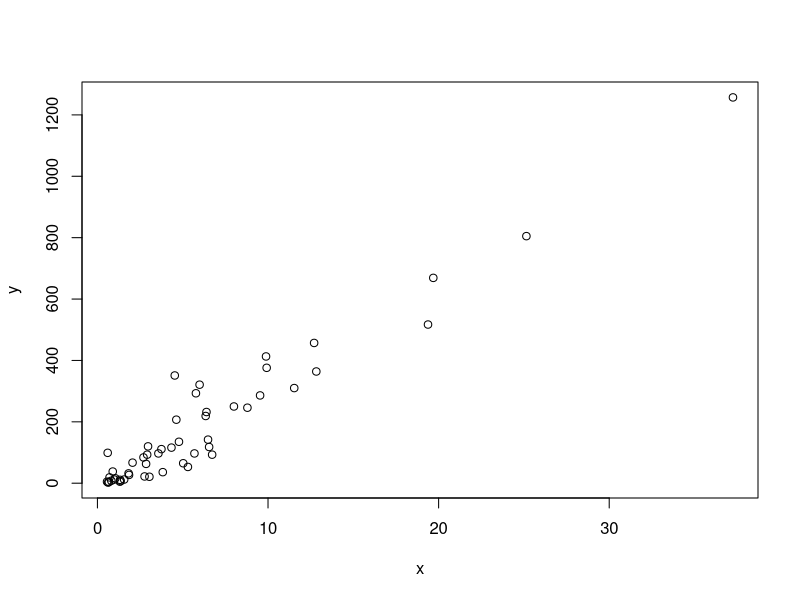
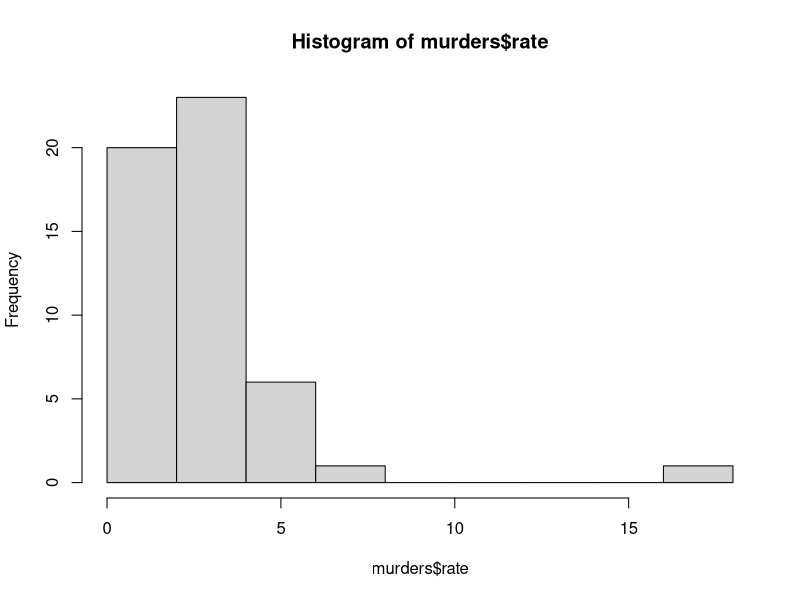
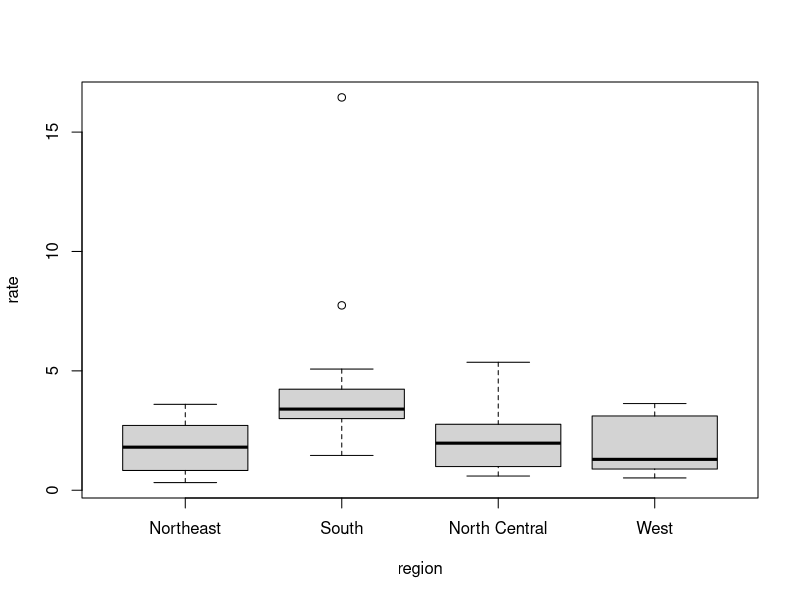
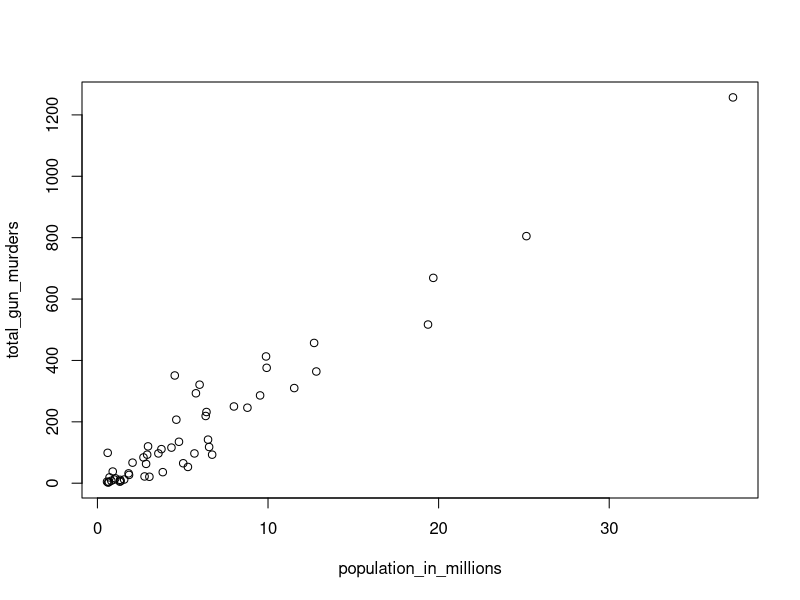
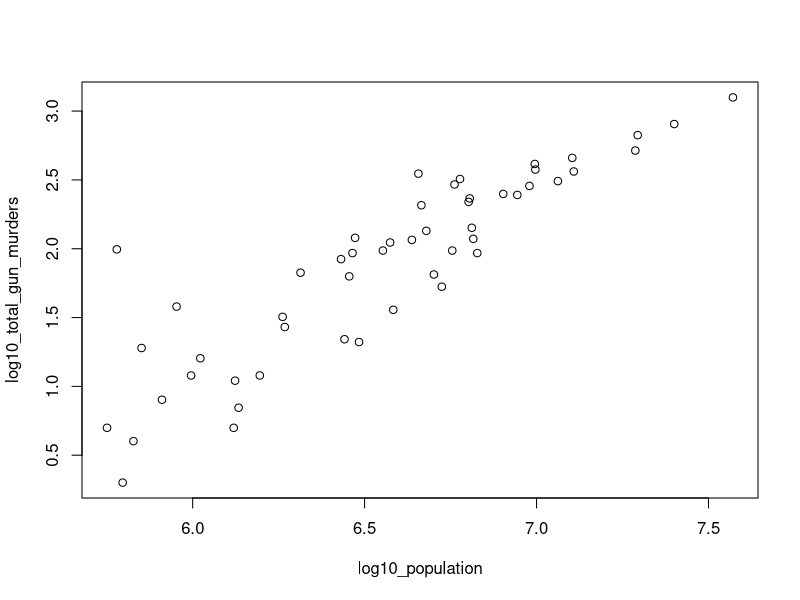
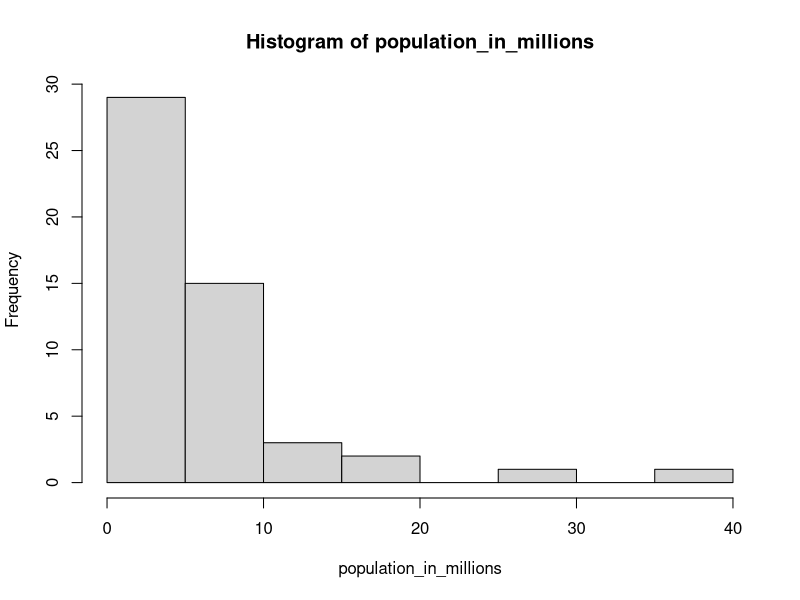
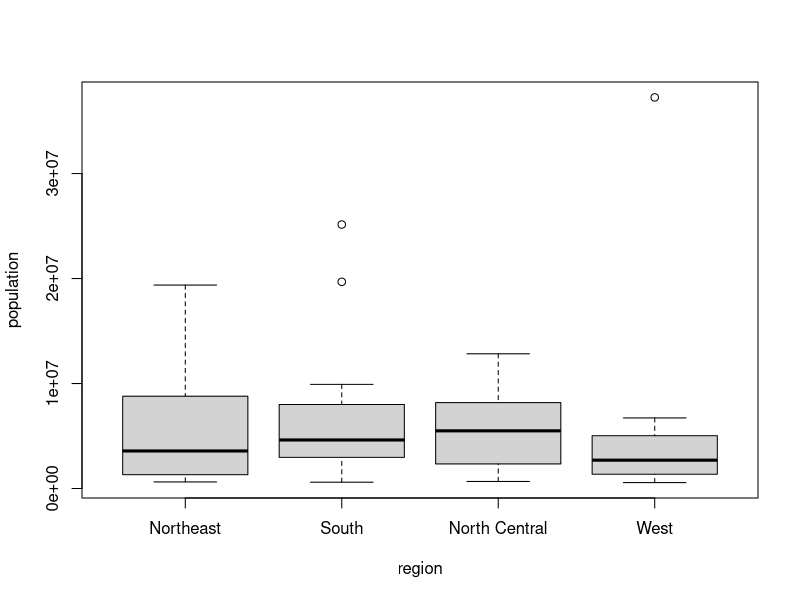

Here is the R script that generated these plots, in order:
library(dslabs)
library(tidyverse)
library(dplyr)

# installing and loading the dplyr package
install.packages("dplyr")
library(dplyr)

# adding a column with mutate
library(dslabs)
data("murders")


murders <- mutate(murders, rate = total / population * 100000)

# subsetting with filter
filter(murders, rate <= 0.71)

# selecting columns with select
new_table <- select(murders, state, region, rate)

# Use select to only show state names and abbreviations from murders. NOTE THE FIRST VARIABLE IS THE SOURCE FILE)
select(murders, state, abb)

# using the pipe
murders %>% select(state, region, rate) %>% filter(rate <= 0.71)

# We can use the data.frame() function to create data frames.
#By default, the data.frame() function turns characters into factors.
#To avoid this, we utilize the stringsAsFactors argument and set it equal to false.

# EXAMPLE FROM ABOVE. By creating a data frame with stringAsFactors = FALSE
grades <- data.frame(names = c("John", "Juan", "Jean", "Yao"),
                     exam_1 = c(95, 80, 90, 85),
                     exam_2 = c(90, 85, 85, 90),
                     stringsAsFactors = FALSE)

# Note that if you want ranks from highest to lowest you can take the negative and then compute the ranks
x <- c(88, 100, 83, 92, 94)
rank(-x)

# Defining rate
rate <-  murders$total/ murders$population * 100000

# Redefine murders to include a column named rank
# with the ranks of rate from highest to lowest
murders <- mutate(murders, rank(-rate))

# Add the necessary columns
murders <- mutate(murders, rate = total/population * 100000, rank = rank(-rate))
# Filter to show the top 5 states with the highest murder rates
filter(murders, rank<= 5)

# Use filter to create a new data frame no_south
no_south <- filter(murders, region != "South")
# Use nrow() to calculate the number of rows
nrow(no_south)

# Create a new data frame called murders_nw with only the states from the northeast and the west
murders_nw <- data.frame(filter(murders, region %in% c("Northeast", "West")),stringsAsFactors = FALSE)

# Number of states (rows) in this category
nrow(murders_nw)

#OR
# Create a new data frame called murders_nw with only the states from the northeast and the west
murders_nw <- data.frame(filter(murders, region %in% c("Northeast", "West")))

# Number of states (rows) in this category
nrow(murders_nw)

# add the rate column
murders <- mutate(murders, rate =  total / population * 100000, rank = rank(-rate))

# Create a table, call it my_states, that satisfies both the conditions
my_states <- data.frame(filter(murders,rate < 1 & region %in% c("Northeast", "West")) )

# Use select to show only the state name, the murder rate and the rank
select(my_states, state, rate, rank)

# show the result and only include the state, rate, and rank columns, all in one line
murders %>% filter(region %in% c("Northeast", "West")& rate < 1) %>% select(state, rate, rank)

# Create new data frame called my_states (with specifications in the instructions)
my_states <- data.frame(murders %>% mutate(rate =  total / population * 100000, rank = rank(-rate)) %>% filter(region %in% c("Northeast", "West")& rate < 1) %>% select(state, rate, rank))


# a simple scatterplot of total murders versus population
x <- murders$population /10^6
y <- murders$total
plot(x, y)

# a histogram of murder rates
hist(murders$rate)

# boxplots of murder rates by region
boxplot(rate~region, data = murders)

# Load the datasets and define some variables
library(dslabs)
data(murders)

population_in_millions <- murders$population/10^6
total_gun_murders <- murders$total

plot(population_in_millions, total_gun_murders)

# Transform population using the log10 transformation and save to object log10_population
log10_population <- log10(murders$population)
# Transform total gun murders using log10 transformation and save to object log10_total_gun_murders
log10_total_gun_murders <- log10(murders$total)
# Create a scatterplot with the log scale transformed population and murders
plot(log10_population, log10_total_gun_murders)

# Store the population in millions and save to population_in_millions
population_in_millions <- murders$population/10^6


# Create a histogram of this variable
hist(population_in_millions)

# Create a boxplot of state populations by region for the murders dataset
boxplot(population~region, data = murders)
